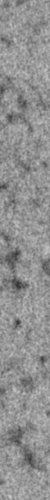
#> input picture testimages/test5_source.png, 50 x 500 px
$ python statist.py   (Python 2 division)
#> lines starting #> are read from the running program, lines starting #| are printed output that depends on the picture; pictures that were not available may be replaced by others from this repository, and a replacement may not be noted
import numpy as np
from scipy import ndimage
import PIL.Image
import matplotlib.pyplot as plt

winsize = 59
#row = 250
d = 50; n = 5
sufx = ['', '_mixed', '_average', '_none']
fsource = './testimages/test' + str(n) + '_source.png'
ftarget = './testimages/test' + str(n) + '_target.png'
fret = lambda mode: './testimages/test' + str(n) + '_ret' + sufx[mode] + '.png'
img_source = np.asarray(PIL.Image.open(fsource))
#> img_source is the input picture: shape (500, 50); min 53, max 206, mean 144.4
img_target = np.asarray(PIL.Image.open(ftarget))
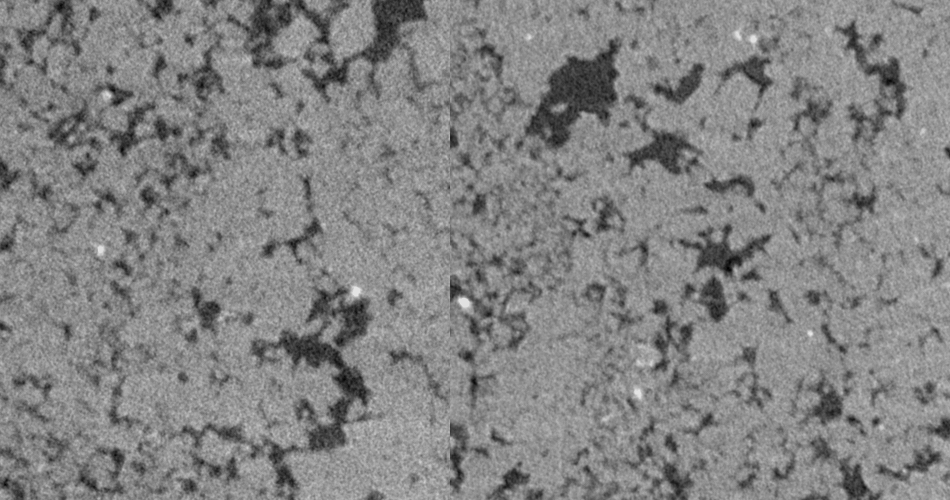
#> input picture testimages/test5_target.png, 950 x 500 px
#> img_target is the input picture: shape (500, 950); min 0, max 230, mean 131.3
img_ret = np.asarray(PIL.Image.open(fret(1)))
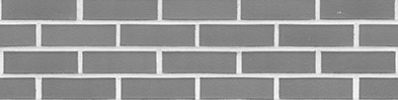
#> input picture testimages/test3_source.png, 398 x 100 px, given in place of test5_ret_mixed.png, which was not available
#> img_ret is the input picture: shape (100, 398); min 99, max 252, mean 148.5
img_retn = np.asarray(PIL.Image.open(fret(-1)))
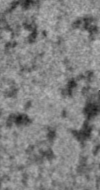
#> input picture testimages/bound0.png, 100 x 190 px, given in place of test5_ret_none.png, which was not available
#> img_retn is the input picture: shape (190, 100); min 22, max 187, mean 128.5

#> (the run stopped early here; a loop or call above may not have finished)
